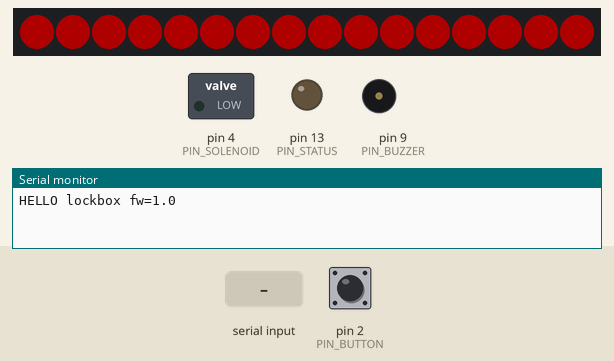
Bench run of a sketch on a simulated Arduino Nano, built with avr-gcc and run on an emulated ATmega328P. Shown: 16 RGB LEDs in strip order, left to right, switched loads named in the sketch (green lamp = pin HIGH), output pins drawn as LEDs (lit = HIGH), buzzer (waves = sounding), the last lines printed to the serial monitor. Inputs (shaded band) come from the test bench; at power-on: pin 2 (PIN_BUTTON) HIGH. Dim RGB values are drawn brighter than linear.

Above: at 1.2 s.
1.3 s: "UNLOCK\n" received over Serial
At 1.71 s:
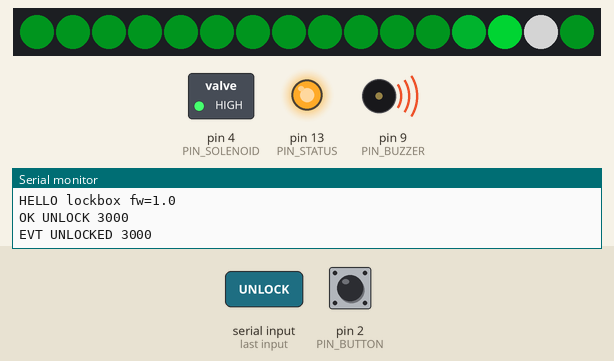
3.9 s: pin 2 (PIN_BUTTON) pulled LOW for 3.2 s
At 6.87 s:
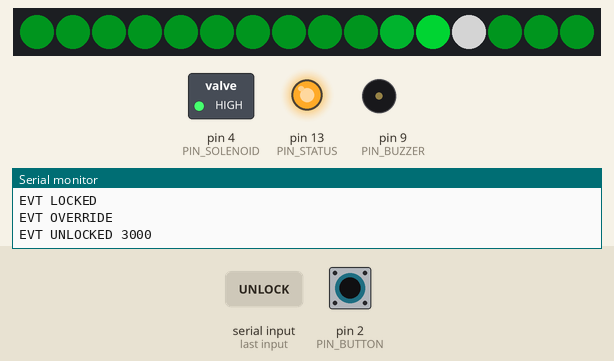
7.7 s: "LOCK\n" received over Serial
At 7.79 s:
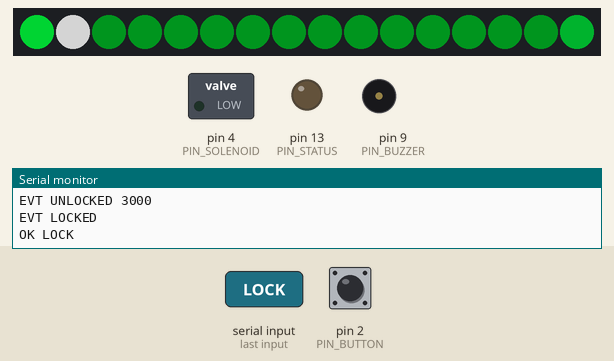
9.4 s: pin 2 (PIN_BUTTON) pulled LOW for 3.2 s
At 11.61 s:
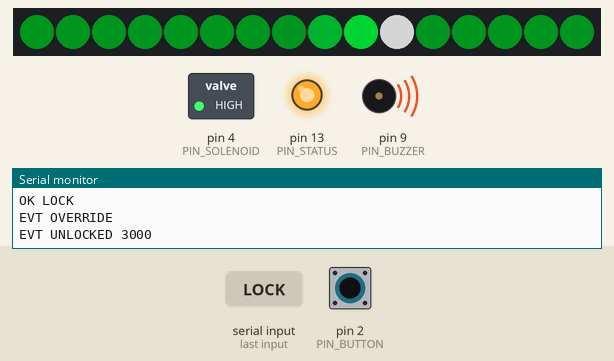
Timing chart, 0 to 15.7 s (numbered marks = the images above; inputs shaded):
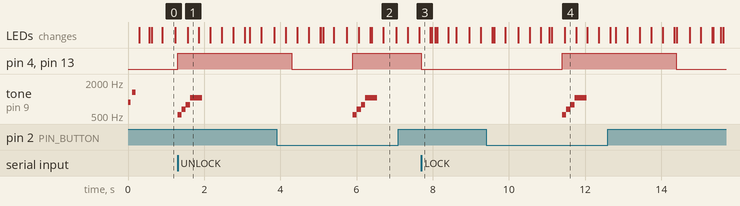

Measured:
- after the input at 1.3 s, pin 4 (PIN_SOLENOID), pin 13 (PIN_STATUS): LOW → HIGH at once; tone on pin 9 (PIN_BUZZER): plays 523 Hz for 0.11 s, 659 Hz for 0.11 s, 784 Hz for 0.11 s, 1047 Hz for 0.32 s, starting at once; the LEDs: change after 0.26 s (image 1)
- after the input at 3.9 s, tone on pin 9 (PIN_BUZZER): plays 523 Hz for 0.11 s, 659 Hz for 0.11 s, 784 Hz for 0.11 s, 1047 Hz for 0.32 s, starting after 2.0 s
- after the input at 7.7 s, pin 4 (PIN_SOLENOID), pin 13 (PIN_STATUS): HIGH → LOW after 0.00 s instead of 1.2 s
- after the input at 9.4 s, pin 4 (PIN_SOLENOID), pin 13 (PIN_STATUS): LOW → HIGH after 2.0 s, → LOW 3.0 s later; tone on pin 9 (PIN_BUZZER): plays 523 Hz for 0.11 s, 659 Hz for 0.11 s, 784 Hz for 0.11 s, 1047 Hz for 0.32 s, starting after 2.0 s

The sketch:

lockbox_nano.ino
```cpp
/*
 * Lockbox carrier board firmware - Arduino Nano (ATmega328P)
 *
 * Drives an Adafruit 1512 lock-style solenoid through a low-side MOSFET,
 * a WS2812B LED ring for theatrics, a piezo buzzer, and an organiser
 * override button. Talks to lockboxd over USB serial at 115200 baud.
 *
 * Protocol (one command per line, "\n" terminated):
 *   PING            -> PONG
 *   UNLOCK [ms]     -> OK UNLOCK <ms>   then "EVT UNLOCKED <ms>", later "EVT LOCKED"
 *   LOCK            -> OK LOCK          (abort pulse)
 *   STATUS          -> STATUS locked=<0|1> uptime=<ms> pulses=<n> fw=<ver>
 *   LED <mode>      -> OK LED <mode>    idle|thinking|denied|unlock|party|off
 *   anything else   -> ERR <reason>
 * On boot the board prints "HELLO lockbox fw=<ver>".
 *
 * Safety rules the board enforces on its own, regardless of the host:
 *   - the solenoid pin is driven LOW first thing in setup()
 *   - a pulse is clamped to [MIN_PULSE_MS, MAX_PULSE_MS] and always ends by itself
 *   - a second UNLOCK during a pulse is rejected (ERR BUSY)
 *   - the coil gets MIN_OFF_MS rest between pulses (ERR COOLDOWN)
 *   - a 1 s watchdog resets the chip if the loop ever stalls; on reset all pins
 *     go hi-Z and the 10k gate pulldown on the carrier board keeps the MOSFET off
 *
 * Libraries: Adafruit NeoPixel.
 */

#include <Adafruit_NeoPixel.h>
#include <avr/wdt.h>

#define FW_VERSION "1.0"

// ---------------------------------------------------------------- pins ----
// Keep the solenoid OFF D13: the bootloader blinks D13 for a second on every
// reset/port-open, which would pulse the lock.
const uint8_t PIN_SOLENOID = 4;   // MOSFET gate, via 150R; 10k pulldown on board
const uint8_t PIN_LED_DATA = 6;   // WS2812B DIN, via 330R
const uint8_t PIN_BUTTON   = 2;   // override button to GND (uses INPUT_PULLUP)
const uint8_t PIN_BUZZER   = 9;   // passive piezo, via 100R
const uint8_t PIN_STATUS   = 13;  // onboard LED mirrors the solenoid

const uint16_t NUM_LEDS = 16;
const uint8_t  LED_BRIGHTNESS = 128;   // keep the 5V budget sane

// Set to 0 if your Nano has the OLD bootloader (ATmegaBOOT): it does not clear
// the watchdog flag and the chip will boot-loop after a WDT reset. The "new
// bootloader" (Optiboot) Nanos are fine. The pulse timer below is still a
// hard upper bound even without the watchdog.
#define USE_WATCHDOG 1

// -------------------------------------------------------------- timings ----
const uint32_t MIN_PULSE_MS     = 100;
const uint32_t MAX_PULSE_MS     = 10000;  // Adafruit 1512 is intermittent duty only
const uint32_t DEFAULT_PULSE_MS = 3000;
const uint32_t MIN_OFF_MS       = 500;    // coil rest between pulses
const uint32_t OVERRIDE_HOLD_MS = 2000;   // hold the button this long to unlock
const uint32_t DENIED_MS        = 1500;   // length of the "denied" strobe

// ---------------------------------------------------------------- state ----
Adafruit_NeoPixel strip(NUM_LEDS, PIN_LED_DATA, NEO_GRB + NEO_KHZ800);

enum LedMode : uint8_t { LED_IDLE, LED_THINKING, LED_DENIED, LED_UNLOCK, LED_PARTY, LED_OFF };
const char* const LED_NAMES[] = { "idle", "thinking", "denied", "unlock", "party", "off" };

LedMode  ledMode  = LED_IDLE;
uint32_t ledSince = 0;

bool     unlocked     = false;
uint32_t unlockUntil  = 0;
uint32_t lastLockedAt = 0;
uint32_t pulses       = 0;

char    line[48];
uint8_t lineLen = 0;

bool     btnWasPressed = false;
bool     btnFired      = false;
uint32_t btnPressedAt  = 0;

// --------------------------------------------------------------- buzzer ----
struct Note { uint16_t freq; uint16_t ms; };
const Note SEQ_BOOT[]   = { {880, 70}, {0, 40}, {1320, 90} };
const Note SEQ_UNLOCK[] = { {523, 110}, {659, 110}, {784, 110}, {1047, 320} };
const Note SEQ_DENIED[] = { {196, 160}, {0, 60}, {147, 320} };

const Note* seq    = nullptr;
uint8_t     seqLen = 0, seqIdx = 0;
uint32_t    noteEnd = 0;

void play(const Note* s, uint8_t n) { seq = s; seqLen = n; seqIdx = 0; noteEnd = 0; }

void tickBuzzer() {
  if (!seq) return;
  uint32_t now = millis();
  if ((int32_t)(now - noteEnd) < 0) return;
  if (seqIdx >= seqLen) { noTone(PIN_BUZZER); seq = nullptr; return; }
  const Note& n = seq[seqIdx++];
  if (n.freq) tone(PIN_BUZZER, n.freq, n.ms); else noTone(PIN_BUZZER);
  noteEnd = now + n.ms;
}

// ----------------------------------------------------------------- LEDs ----
void setLedMode(LedMode m) { ledMode = m; ledSince = millis(); }

int8_t ledModeFromName(const char* s) {
  for (uint8_t i = 0; i < sizeof(LED_NAMES) / sizeof(LED_NAMES[0]); i++)
    if (strcmp(s, LED_NAMES[i]) == 0) return i;
  return -1;
}

void renderLeds() {
  static uint32_t lastFrame = 0;
  uint32_t now = millis();
  if (now - lastFrame < 20) return;  // ~50 fps
  lastFrame = now;
  uint32_t t = now - ledSince;

  switch (ledMode) {
    case LED_OFF:
      strip.clear();
      break;

    case LED_IDLE: {  // slow red breathing: armed and waiting
      float ph = (now % 3000UL) * (TWO_PI / 3000.0f);
      uint8_t v = 10 + (uint8_t)((sin(ph) + 1.0f) * 0.5f * 100);
      strip.fill(strip.Color(v, 0, 0));
      break;
    }

    case LED_THINKING: {  // cyan comet chasing around the ring
      strip.clear();
      uint16_t head = (now / 45) % NUM_LEDS;
      for (uint8_t k = 0; k < 6 && k < NUM_LEDS; k++) {
        uint16_t i = (head + NUM_LEDS - k) % NUM_LEDS;
        uint8_t v = 220 >> k;
        strip.setPixelColor(i, strip.Color(0, v, v));
      }
      break;
    }

    case LED_DENIED: {  // hard red strobe, then back to idle
      bool on = ((t / 80) % 2) == 0;
      strip.fill(on ? strip.Color(255, 0, 0) : 0);
      if (t > DENIED_MS) setLedMode(LED_IDLE);
      break;
    }

    case LED_UNLOCK: {  // fast green spin with a white spark
      strip.fill(strip.Color(0, 40, 8));
      uint16_t head = (now / 25) % NUM_LEDS;
      strip.setPixelColor(head, strip.Color(255, 255, 255));
      strip.setPixelColor((head + NUM_LEDS - 1) % NUM_LEDS, strip.Color(0, 255, 60));
      strip.setPixelColor((head + NUM_LEDS - 2) % NUM_LEDS, strip.Color(0, 120, 30));
      break;
    }

    case LED_PARTY: {  // rainbow wheel
      for (uint16_t i = 0; i < NUM_LEDS; i++) {
        uint16_t hue = (uint16_t)(now * 24) + (uint16_t)(i * (65536UL / NUM_LEDS));
        strip.setPixelColor(i, strip.gamma32(strip.ColorHSV(hue)));
      }
      break;
    }
  }
  strip.show();
}

// ------------------------------------------------------------- solenoid ----
void startUnlock(uint32_t ms) {
  if (ms < MIN_PULSE_MS) ms = MIN_PULSE_MS;
  if (ms > MAX_PULSE_MS) ms = MAX_PULSE_MS;
  unlocked    = true;
  unlockUntil = millis() + ms;
  pulses++;
  digitalWrite(PIN_SOLENOID, HIGH);
  digitalWrite(PIN_STATUS, HIGH);
  setLedMode(LED_UNLOCK);
  play(SEQ_UNLOCK, sizeof(SEQ_UNLOCK) / sizeof(Note));
  Serial.print(F("EVT UNLOCKED "));
  Serial.println(ms);
}

void endUnlock() {
  digitalWrite(PIN_SOLENOID, LOW);
  digitalWrite(PIN_STATUS, LOW);
  unlocked     = false;
  lastLockedAt = millis();
  if (lastLockedAt == 0) lastLockedAt = 1;
  setLedMode(LED_IDLE);
  Serial.println(F("EVT LOCKED"));
}

// --------------------------------------------------------------- serial ----
void handleLine(char* s) {
  if (strcmp(s, "PING") == 0) { Serial.println(F("PONG")); return; }

  if (strncmp(s, "UNLOCK", 6) == 0 && (s[6] == 0 || s[6] == ' ')) {
    uint32_t ms = DEFAULT_PULSE_MS;
    if (s[6]) { ms = strtoul(s + 7, NULL, 10); if (ms == 0) ms = DEFAULT_PULSE_MS; }
    if (ms < MIN_PULSE_MS) ms = MIN_PULSE_MS;
    if (ms > MAX_PULSE_MS) ms = MAX_PULSE_MS;
    if (unlocked) { Serial.println(F("ERR BUSY")); return; }
    if (lastLockedAt && millis() - lastLockedAt < MIN_OFF_MS) { Serial.println(F("ERR COOLDOWN")); return; }
    Serial.print(F("OK UNLOCK ")); Serial.println(ms);
    startUnlock(ms);
    return;
  }

  if (strcmp(s, "LOCK") == 0) {
    if (unlocked) endUnlock();
    Serial.println(F("OK LOCK"));
    return;
  }

  if (strcmp(s, "STATUS") == 0) {
    Serial.print(F("STATUS locked=")); Serial.print(unlocked ? 0 : 1);
    Serial.print(F(" uptime="));       Serial.print(millis());
    Serial.print(F(" pulses="));       Serial.print(pulses);
    Serial.print(F(" fw="));           Serial.print(F(FW_VERSION));
    Serial.print(F(" led="));          Serial.println(LED_NAMES[ledMode]);
    return;
  }

  if (strncmp(s, "LED ", 4) == 0) {
    int8_t m = ledModeFromName(s + 4);
    if (m < 0) { Serial.println(F("ERR BADMODE")); return; }
    if (unlocked && m != LED_OFF) { Serial.print(F("OK LED ")); Serial.println(s + 4); return; } // unlock show wins
    setLedMode((LedMode)m);
    if (m == LED_DENIED) play(SEQ_DENIED, sizeof(SEQ_DENIED) / sizeof(Note));
    Serial.print(F("OK LED ")); Serial.println(s + 4);
    return;
  }

  if (strcmp(s, "HELLO") == 0) { Serial.print(F("HELLO lockbox fw=")); Serial.println(F(FW_VERSION)); return; }

  Serial.print(F("ERR UNKNOWN ")); Serial.println(s);
}

void pollSerial() {
  while (Serial.available()) {
    char ch = (char)Serial.read();
    if (ch == '\n' || ch == '\r') {
      if (lineLen) { line[lineLen] = 0; handleLine(line); lineLen = 0; }
    } else if (lineLen < sizeof(line) - 1) {
      line[lineLen++] = ch;
    } else {
      lineLen = 0;  // oversized line: discard
    }
  }
}

// --------------------------------------------------------------- button ----
void pollButton() {
  bool pressed = digitalRead(PIN_BUTTON) == LOW;
  uint32_t now = millis();
  if (pressed && !btnWasPressed) { btnWasPressed = true; btnPressedAt = now; btnFired = false; }
  if (!pressed) { btnWasPressed = false; return; }
  if (!btnFired && now - btnPressedAt >= OVERRIDE_HOLD_MS) {
    btnFired = true;
    if (!unlocked) {
      Serial.println(F("EVT OVERRIDE"));
      startUnlock(DEFAULT_PULSE_MS);
    }
  }
}

// ---------------------------------------------------------------- setup ----
void setup() {
  MCUSR = 0;
  wdt_disable();

  pinMode(PIN_SOLENOID, OUTPUT); digitalWrite(PIN_SOLENOID, LOW);
  pinMode(PIN_STATUS,   OUTPUT); digitalWrite(PIN_STATUS, LOW);
  pinMode(PIN_BUTTON,   INPUT_PULLUP);
  pinMode(PIN_BUZZER,   OUTPUT);

  strip.begin();
  strip.setBrightness(LED_BRIGHTNESS);
  strip.clear();
  strip.show();

  Serial.begin(115200);
  Serial.print(F("HELLO lockbox fw=")); Serial.println(F(FW_VERSION));

  setLedMode(LED_IDLE);
  play(SEQ_BOOT, sizeof(SEQ_BOOT) / sizeof(Note));

#if USE_WATCHDOG
  wdt_enable(WDTO_1S);
#endif
}

void loop() {
#if USE_WATCHDOG
  wdt_reset();
#endif
  // Solenoid timeout is checked first, before anything that could be slow.
  if (unlocked && (int32_t)(millis() - unlockUntil) >= 0) endUnlock();
  pollSerial();
  pollButton();
  tickBuzzer();
  renderLeds();
}
```
